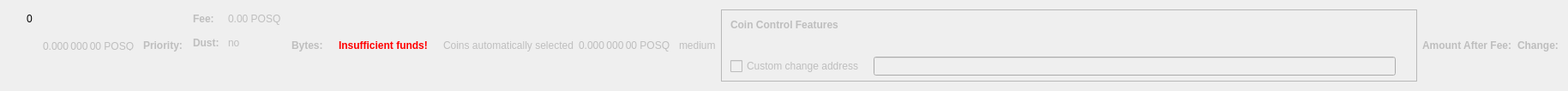
    <widget class="QWidget" name="dummyHideWidget" native="true">
     <property name="maximumSize">
      <size>
       <width>100</width>
       <height>22</height>
      </size>
     </property>
     <layout class="QHBoxLayout" name="dummyHideLayout">
      <item>
       <layout class="QFormLayout" name="formLayoutCoinControl1">
        <property name="horizontalSpacing">
         <number>10</number>
        </property>
        <property name="verticalSpacing">
         <number>14</number>
        </property>
        <property name="leftMargin">
         <number>10</number>
        </property>
        <property name="topMargin">
         <number>4</number>
        </property>
        <property name="rightMargin">
         <number>6</number>
        </property>
        <item row="0" column="1">
         <widget class="QLabel" name="labelCoinControlBytes">
          <property name="cursor">
           <cursorShape>IBeamCursor</cursorShape>
          </property>
          <property name="contextMenuPolicy">
           <enum>Qt::ActionsContextMenu</enum>
          </property>
          <property name="text">
           <string notr="true">0</string>
          </property>
          <property name="textInteractionFlags">
           <set>Qt::LinksAccessibleByMouse|Qt::TextSelectableByKeyboard|Qt::TextSelectableByMouse</set>
          </property>
         </widget>
        </item>
       </layout>
      </item>
      <item>
       <widget class="QLabel" name="labelCoinControlAfterFee">
        <property name="enabled">
         <bool>false</bool>
        </property>
        <property name="sizePolicy">
         <sizepolicy hsizetype="Fixed" vsizetype="Fixed">
          <horstretch>0</horstretch>
          <verstretch>0</verstretch>
         </sizepolicy>
        </property>
        <property name="minimumSize">
         <size>
          <width>111</width>
          <height>12</height>
         </size>
        </property>
        <property name="maximumSize">
         <size>
          <width>111</width>
          <height>12</height>
         </size>
        </property>
        <property name="cursor">
         <cursorShape>IBeamCursor</cursorShape>
        </property>
        <property name="contextMenuPolicy">
         <enum>Qt::ActionsContextMenu</enum>
        </property>
        <property name="text">
         <string notr="true">0.000 000 00 POSQ</string>
        </property>
        <property name="textInteractionFlags">
         <set>Qt::LinksAccessibleByMouse|Qt::TextSelectableByKeyboard|Qt::TextSelectableByMouse</set>
        </property>
       </widget>
      </item>
      <item>
       <widget class="QLabel" name="labelCoinControlPriorityText">
        <property name="enabled">
         <bool>false</bool>
        </property>
        <property name="font">
         <font>
          <weight>75</weight>
          <bold>true</bold>
         </font>
        </property>
        <property name="text">
         <string>Priority:</string>
        </property>
       </widget>
      </item>
      <item>
       <layout class="QHBoxLayout" name="horizontalLayout"/>
      </item>
      <item>
       <layout class="QFormLayout" name="formLayoutCoinControl3">
        <property name="horizontalSpacing">
         <number>10</number>
        </property>
        <property name="verticalSpacing">
         <number>14</number>
        </property>
        <property name="leftMargin">
         <number>6</number>
        </property>
        <property name="topMargin">
         <number>4</number>
        </property>
        <property name="rightMargin">
         <number>6</number>
        </property>
        <item row="0" column="0">
         <widget class="QLabel" name="labelCoinControlFeeText">
          <property name="enabled">
           <bool>false</bool>
          </property>
          <property name="font">
           <font>
            <weight>75</weight>
            <bold>true</bold>
           </font>
          </property>
          <property name="text">
           <string>Fee:</string>
          </property>
          <property name="margin">
           <number>0</number>
          </property>
         </widget>
        </item>
        <item row="0" column="1">
         <widget class="QLabel" name="labelCoinControlFee">
          <property name="enabled">
           <bool>false</bool>
          </property>
          <property name="cursor">
           <cursorShape>IBeamCursor</cursorShape>
          </property>
          <property name="contextMenuPolicy">
           <enum>Qt::ActionsContextMenu</enum>
          </property>
          <property name="text">
           <string notr="true">0.00 POSQ</string>
          </property>
          <property name="textInteractionFlags">
           <set>Qt::LinksAccessibleByMouse|Qt::TextSelectableByKeyboard|Qt::TextSelectableByMouse</set>
          </property>
         </widget>
        </item>
        <item row="1" column="0">
         <widget class="QLabel" name="labelCoinControlLowOutputText">
          <property name="enabled">
           <bool>false</bool>
          </property>
          <property name="font">
           <font>
            <weight>75</weight>
            <bold>true</bold>
           </font>
          </property>
          <property name="text">
           <string>Dust:</string>
          </property>
         </widget>
        </item>
        <item row="1" column="1">
         <widget class="QLabel" name="labelCoinControlLowOutput">
          <property name="enabled">
           <bool>false</bool>
          </property>
          <property name="cursor">
           <cursorShape>IBeamCursor</cursorShape>
          </property>
          <property name="contextMenuPolicy">
           <enum>Qt::ActionsContextMenu</enum>
          </property>
          <property name="text">
           <string>no</string>
          </property>
          <property name="textInteractionFlags">
           <set>Qt::LinksAccessibleByMouse|Qt::TextSelectableByKeyboard|Qt::TextSelectableByMouse</set>
          </property>
         </widget>
        </item>
       </layout>
      </item>
      <item>
       <widget class="QLabel" name="labelCoinControlBytesText">
        <property name="enabled">
         <bool>false</bool>
        </property>
        <property name="font">
         <font>
          <weight>75</weight>
          <bold>true</bold>
         </font>
        </property>
        <property name="text">
         <string>Bytes:</string>
        </property>
       </widget>
      </item>
      <item>
       <layout class="QFormLayout" name="formLayoutCoinControl2">
        <property name="horizontalSpacing">
         <number>10</number>
        </property>
        <property name="verticalSpacing">
         <number>14</number>
        </property>
        <property name="leftMargin">
         <number>6</number>
        </property>
        <property name="topMargin">
         <number>4</number>
        </property>
        <property name="rightMargin">
         <number>6</number>
        </property>
       </layout>
      </item>
      <item>
       <layout class="QHBoxLayout" name="horizontalLayoutCoinControl2">
        <property name="spacing">
         <number>8</number>
        </property>
        <property name="bottomMargin">
         <number>10</number>
        </property>
       </layout>
      </item>
      <item>
       <widget class="QLabel" name="labelCoinControlInsuffFunds">
        <property name="enabled">
         <bool>false</bool>
        </property>
        <property name="minimumSize">
         <size>
          <width>0</width>
          <height>0</height>
         </size>
        </property>
        <property name="font">
         <font>
          <weight>75</weight>
          <bold>true</bold>
         </font>
        </property>
        <property name="styleSheet">
         <string notr="true">color:red;font-weight:bold;</string>
        </property>
        <property name="text">
         <string>Insufficient funds!</string>
        </property>
        <property name="margin">
         <number>5</number>
        </property>
       </widget>
      </item>
      <item>
       <layout class="QFormLayout" name="formLayoutCoinControl4">
        <property name="horizontalSpacing">
         <number>10</number>
        </property>
        <property name="verticalSpacing">
         <number>14</number>
        </property>
        <property name="leftMargin">
         <number>6</number>
        </property>
        <property name="topMargin">
         <number>4</number>
        </property>
        <property name="rightMargin">
         <number>6</number>
        </property>
       </layout>
      </item>
      <item>
       <widget class="QLabel" name="labelCoinControlAutomaticallySelected">
        <property name="enabled">
         <bool>false</bool>
        </property>
        <property name="sizePolicy">
         <sizepolicy hsizetype="Fixed" vsizetype="Fixed">
          <horstretch>0</horstretch>
          <verstretch>0</verstretch>
         </sizepolicy>
        </property>
        <property name="minimumSize">
         <size>
          <width>0</width>
          <height>0</height>
         </size>
        </property>
        <property name="maximumSize">
         <size>
          <width>240</width>
          <height>16777215</height>
         </size>
        </property>
        <property name="text">
         <string>Coins automatically selected</string>
        </property>
        <property name="margin">
         <number>5</number>
        </property>
       </widget>
      </item>
      <item>
       <widget class="QLabel" name="labelCoinControlChange">
        <property name="enabled">
         <bool>false</bool>
        </property>
        <property name="sizePolicy">
         <sizepolicy hsizetype="Fixed" vsizetype="Fixed">
          <horstretch>0</horstretch>
          <verstretch>0</verstretch>
         </sizepolicy>
        </property>
        <property name="minimumSize">
         <size>
          <width>111</width>
          <height>0</height>
         </size>
        </property>
        <property name="maximumSize">
         <size>
          <width>111</width>
          <height>16777215</height>
         </size>
        </property>
        <property name="cursor">
         <cursorShape>IBeamCursor</cursorShape>
        </property>
        <property name="contextMenuPolicy">
         <enum>Qt::ActionsContextMenu</enum>
        </property>
        <property name="text">
         <string notr="true">0.000 000 00 POSQ</string>
        </property>
        <property name="textInteractionFlags">
         <set>Qt::LinksAccessibleByMouse|Qt::TextSelectableByKeyboard|Qt::TextSelectableByMouse</set>
        </property>
       </widget>
      </item>
      <item>
       <widget class="QLabel" name="labelCoinControlPriority">
        <property name="enabled">
         <bool>false</bool>
        </property>
        <property name="cursor">
         <cursorShape>IBeamCursor</cursorShape>
        </property>
        <property name="contextMenuPolicy">
         <enum>Qt::ActionsContextMenu</enum>
        </property>
        <property name="text">
         <string>medium</string>
        </property>
        <property name="textInteractionFlags">
         <set>Qt::LinksAccessibleByMouse|Qt::TextSelectableByKeyboard|Qt::TextSelectableByMouse</set>
        </property>
       </widget>
      </item>
      <item>
       <widget class="QFrame" name="frameCoinControl">
        <property name="sizePolicy">
         <sizepolicy hsizetype="Expanding" vsizetype="Expanding">
          <horstretch>0</horstretch>
          <verstretch>0</verstretch>
         </sizepolicy>
        </property>
        <property name="maximumSize">
         <size>
          <width>16777215</width>
          <height>16777215</height>
         </size>
        </property>
        <property name="frameShape">
         <enum>QFrame::StyledPanel</enum>
        </property>
        <property name="frameShadow">
         <enum>QFrame::Sunken</enum>
        </property>
        <layout class="QVBoxLayout" name="verticalLayoutCoinControl2_2">
         <property name="spacing">
          <number>0</number>
         </property>
         <property name="leftMargin">
          <number>0</number>
         </property>
         <property name="topMargin">
          <number>0</number>
         </property>
         <property name="rightMargin">
          <number>0</number>
         </property>
         <property name="bottomMargin">
          <number>6</number>
         </property>
         <item>
          <layout class="QVBoxLayout" name="verticalLayoutCoinControl" stretch="0,0,0,1">
           <property name="spacing">
            <number>0</number>
           </property>
           <property name="leftMargin">
            <number>10</number>
           </property>
           <property name="topMargin">
            <number>10</number>
           </property>
           <item>
            <layout class="QHBoxLayout" name="horizontalLayoutCoinControl1">
             <property name="bottomMargin">
              <number>15</number>
             </property>
             <item>
              <widget class="QLabel" name="labelCoinControlFeatures">
               <property name="enabled">
                <bool>false</bool>
               </property>
               <property name="sizePolicy">
                <sizepolicy hsizetype="Preferred" vsizetype="Maximum">
                 <horstretch>0</horstretch>
                 <verstretch>0</verstretch>
                </sizepolicy>
               </property>
               <property name="font">
                <font>
                 <weight>75</weight>
                 <bold>true</bold>
                </font>
               </property>
               <property name="styleSheet">
                <string notr="true">font-weight:bold;</string>
               </property>
               <property name="text">
                <string>Coin Control Features</string>
               </property>
              </widget>
             </item>
            </layout>
           </item>
           <item>
            <widget class="QWidget" name="widgetCoinControl" native="true">
             <property name="sizePolicy">
              <sizepolicy hsizetype="Preferred" vsizetype="Preferred">
               <horstretch>0</horstretch>
               <verstretch>0</verstretch>
              </sizepolicy>
             </property>
             <property name="minimumSize">
              <size>
               <width>0</width>
               <height>0</height>
              </size>
             </property>
             <property name="styleSheet">
              <string notr="true"/>
             </property>
             <layout class="QHBoxLayout" name="horizontalLayoutCoinControl5_2">
              <property name="leftMargin">
               <number>0</number>
              </property>
              <property name="topMargin">
               <number>0</number>
              </property>
              <property name="rightMargin">
               <number>0</number>
              </property>
              <property name="bottomMargin">
               <number>0</number>
              </property>
              <item>
               <layout class="QHBoxLayout" name="horizontalLayoutCoinControl3">
                <property name="spacing">
                 <number>20</number>
                </property>
                <property name="topMargin">
                 <number>0</number>
                </property>
                <property name="bottomMargin">
                 <number>10</number>
                </property>
               </layout>
              </item>
             </layout>
            </widget>
           </item>
           <item>
            <layout class="QHBoxLayout" name="horizontalLayoutCoinControl4" stretch="0,0,0">
             <property name="spacing">
              <number>12</number>
             </property>
             <property name="sizeConstraint">
              <enum>QLayout::SetDefaultConstraint</enum>
             </property>
             <property name="topMargin">
              <number>5</number>
             </property>
             <property name="rightMargin">
              <number>5</number>
             </property>
             <item>
              <widget class="QCheckBox" name="checkBoxCoinControlChange">
               <property name="enabled">
                <bool>false</bool>
               </property>
               <property name="toolTip">
                <string>If this is activated, but the change address is empty or invalid, change will be sent to a newly generated address.</string>
               </property>
               <property name="text">
                <string>Custom change address</string>
               </property>
              </widget>
             </item>
             <item>
              <widget class="QValidatedLineEdit" name="lineEditCoinControlChange">
               <property name="enabled">
                <bool>false</bool>
               </property>
               <property name="sizePolicy">
                <sizepolicy hsizetype="Expanding" vsizetype="Fixed">
                 <horstretch>0</horstretch>
                 <verstretch>0</verstretch>
                </sizepolicy>
               </property>
              </widget>
             </item>
             <item>
              <widget class="QLabel" name="labelCoinControlChangeLabel_2">
               <property name="sizePolicy">
                <sizepolicy hsizetype="Preferred" vsizetype="Expanding">
                 <horstretch>0</horstretch>
                 <verstretch>0</verstretch>
                </sizepolicy>
               </property>
               <property name="minimumSize">
                <size>
                 <width>0</width>
                 <height>0</height>
                </size>
               </property>
               <property name="text">
                <string/>
               </property>
               <property name="margin">
                <number>3</number>
               </property>
              </widget>
             </item>
            </layout>
           </item>
           <item>
            <spacer name="verticalSpacerCoinControl">
             <property name="orientation">
              <enum>Qt::Vertical</enum>
             </property>
             <property name="sizeHint" stdset="0">
              <size>
               <width>800</width>
               <height>1</height>
              </size>
             </property>
            </spacer>
           </item>
          </layout>
         </item>
        </layout>
       </widget>
      </item>
      <item>
       <widget class="QLabel" name="labelCoinControlAfterFeeText">
        <property name="enabled">
         <bool>false</bool>
        </property>
        <property name="minimumSize">
         <size>
          <width>0</width>
          <height>0</height>
         </size>
        </property>
        <property name="maximumSize">
         <size>
          <width>16777215</width>
          <height>16777215</height>
         </size>
        </property>
        <property name="font">
         <font>
          <weight>75</weight>
          <bold>true</bold>
         </font>
        </property>
        <property name="text">
         <string>Amount After Fee:</string>
        </property>
        <property name="alignment">
         <set>Qt::AlignLeading|Qt::AlignLeft|Qt::AlignVCenter</set>
        </property>
        <property name="margin">
         <number>0</number>
        </property>
       </widget>
      </item>
      <item>
       <widget class="QLabel" name="labelCoinControlChangeText">
        <property name="enabled">
         <bool>false</bool>
        </property>
        <property name="sizePolicy">
         <sizepolicy hsizetype="Preferred" vsizetype="Preferred">
          <horstretch>0</horstretch>
          <verstretch>0</verstretch>
         </sizepolicy>
        </property>
        <property name="minimumSize">
         <size>
          <width>0</width>
          <height>0</height>
         </size>
        </property>
        <property name="maximumSize">
         <size>
          <width>16777215</width>
          <height>16777215</height>
         </size>
        </property>
        <property name="font">
         <font>
          <weight>75</weight>
          <bold>true</bold>
         </font>
        </property>
        <property name="text">
         <string>Change:</string>
        </property>
        <property name="alignment">
         <set>Qt::AlignLeading|Qt::AlignLeft|Qt::AlignVCenter</set>
        </property>
       </widget>
      </item>
     </layout>
    </widget>
